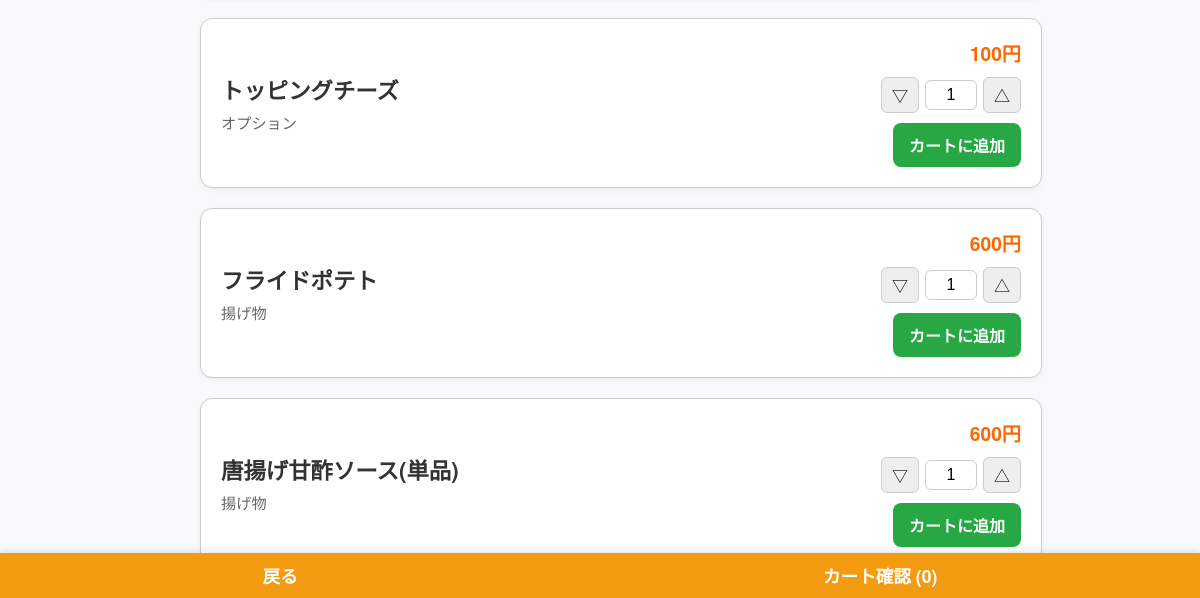
/users_order/menu/1 (signed in, lower part), run on an earlier commit of the app's database.
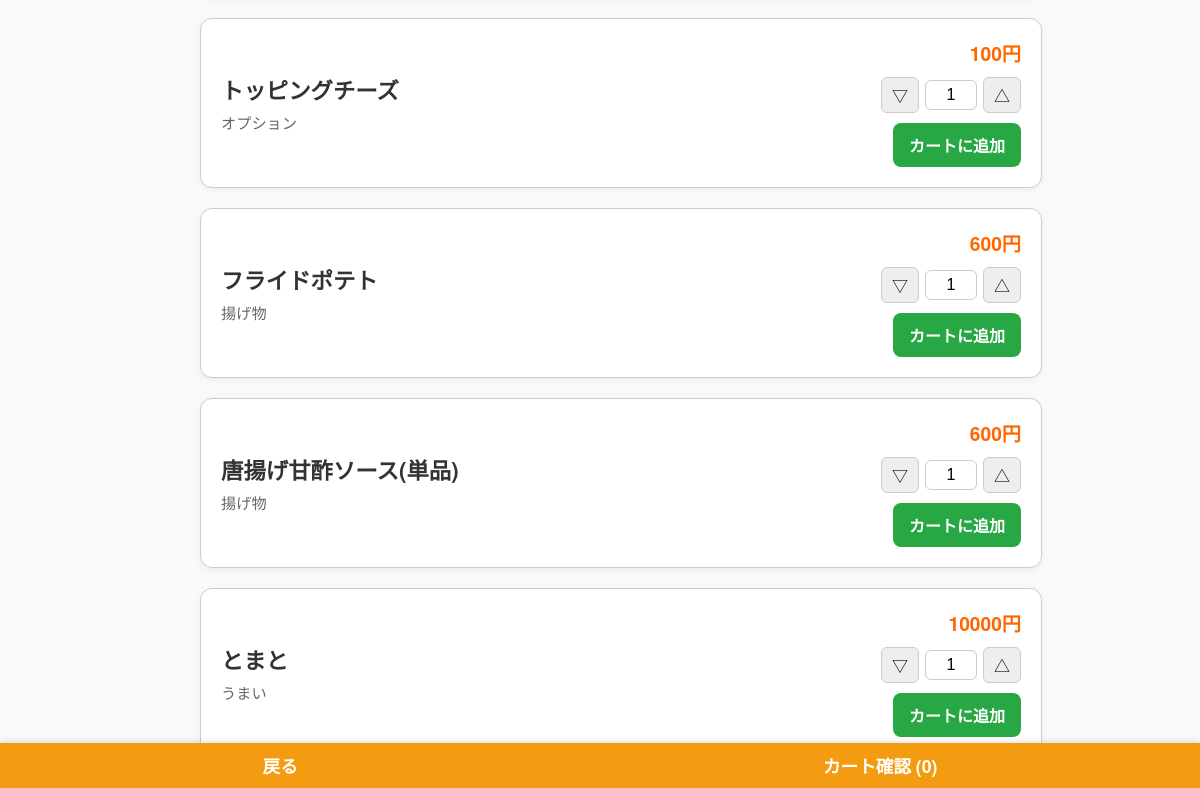
And on a later commit of the database.
### tables this page shows
CREATE TABLE menus (
    menu_id INTEGER PRIMARY KEY AUTOINCREMENT,
    store_id INTEGER, -- NOT NULL制約を削除し、NULLを許容
    menu_name TEXT NOT NULL,
    category TEXT NOT NULL,
    price INTEGER NOT NULL,
    soldout INTEGER NOT NULL DEFAULT 0,
    FOREIGN KEY (store_id) REFERENCES store(store_id)
);

### routes/users_order/users_order.py (the view)
@users_order_bp.route('/menu/<int:store_id>')
@login_required
def menu(store_id):
    session['current_store_id'] = store_id
    conn = get_db_connection()
    store = conn.execute("SELECT * FROM store WHERE store_id = ?", (store_id,)).fetchone()
    if store is None:
        flash("指定された店舗は存在しません。")
        conn.close()
        return redirect(url_for('users_home.home'))
    menu_items = conn.execute("SELECT menu_id, menu_name, category, price FROM menus WHERE store_id = ? AND soldout = 0", (store_id,)).fetchall()
    categories = conn.execute("""SELECT DISTINCT category FROM menus WHERE store_id = ? AND soldout = 0""", (store_id,)).fetchall()
    categories = [row['category'] for row in categories if row['category']]  # Noneを除外
    conn.close()
    carts = session.get('carts', {})
    current_cart = carts.get(str(store_id), {})
    return render_template(
        'users_order/menu.html',
        store=store,
        menu_items=menu_items,
        cart=current_cart,
        u_name=session.get('u_name', 'ゲスト'),
        categories=categories
    )

### routes/users_order/users_order.py (called while the page is built)
def get_db_connection():
    conn = sqlite3.connect('app.db')
    conn.row_factory = sqlite3.Row
    return conn

def login_required(f):
    @wraps(f)
    def decorated_function(*args, **kwargs):
        if 'id' not in session:
            flash("この操作にはログインが必要です。")
            return redirect(url_for('users_login.login'))
        return f(*args, **kwargs)
    return decorated_function

### templates/users_order/menu.html (shortened to what this page needs)
<!DOCTYPE html>
<html lang="ja">
<head>
    <link rel="stylesheet" href="{{ url_for('static', filename='css/users_order.css') }}">
</head>
<body>
<div class="under-hedder">
    <a href="{{ url_for('users_order.back_to_home_and_clear_cart') }}">戻る</a>
    <a href="{{ url_for('users_order.cart_confirmation') }}">カート確認 (<span id="cart-count">{{ cart.values()|sum(attribute='quantity') }}</span>)</a>
</div>
<main class="container">
    <div class="menu-grid">
        {% for item in menu_items %}
        <div class="menu-card" data-menu-id="{{ item['menu_id'] }}">
            <div class="item-info">
                <div class="item-name">{{ item['menu_name'] }}</div>
                <div class="item-category">{{ item['category'] }}</div>
            </div>
            <div class="item-selection">
                <div class="item-price">{{ item['price'] }}円</div>
                <div class="quantity-selector">
                    <button class="qty-down-btn">▽</button>
                    <input type="text" class="qty-input" value="1" readonly>
                    <button class="qty-up-btn">△</button>
                </div>
                <button class="add-to-cart-btn">カートに追加</button>
            </div>
        </div>
        {% endfor %}
    </div>
</main>
</body>
</html>

What changed in the data, as far as the page shows it:
added menus: menu_name "とまと", category "うまい", price "10000"
